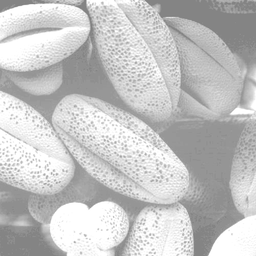
#> input picture lab3/test_images/1_1.tif, 256 x 256 px, shrunk from 500 x 500 before the run, found by its file name; its folder holds 4 pictures in this run
$ python lab3_1.py
#> lines starting #> are read from the running program, lines starting #| are printed output that depends on the picture
### lab3/func.py
import cv2 as cv
import numpy as np
import matplotlib.pyplot as plt


# common
# [4 lines left out: function __pad_image, not called in this run]


def get_image(name):
#> called with name = '1_1'
    img = cv.imread('lab3/test_images/' + name + '.tif')[..., ::-1]
#> img is the input picture: shape (256, 256, 3); min 127, max 255, mean 196.3
    return cv.cvtColor(img, cv.COLOR_BGR2GRAY)

# [11 lines left out: function __base_filter, not called in this run]


# 3.1
__brightness_levels = 256
ref = np.arange(__brightness_levels)


def count_p(img):
    probabilities = {}
    values, counts = np.unique(img, return_counts=True)
    for index, value in np.ndenumerate(values):
        probabilities[value] = counts[index] / img.size
    return probabilities


# [5 lines left out: function histogram, not called in this run]

def equalize(img):
    p = count_p(img)
    t = np.cumsum(np.fromiter(p.values(), dtype='float'), 0) * \
        (__brightness_levels - 1)
    new_p = dict(zip(p.keys(), t))
    return [[new_p[value] for value in row] for row in img]


# 3.2
def __equalize_local(area):
    area_h, area_w = area.shape
    return equalize(area)[area_h][area_h]


def equalize_local(img, area_size):
    return __base_filter(img, area_size, __equalize_local)


# 3.3
# [16 lines left out: functions __flat_filter, __convulate, not called in this run]


def my_2dfilter(img, area_size):
    return __base_filter(img, area_size, __convulate)


# [9 lines left out: function threshold_filter, not called in this run]


# 3.4
def median_filter(img, area_size):
    median = lambda x: np.median(np.concatenate(x), axis=0)
    return __base_filter(img, area_size, median)


# 3.5
def __laplasian(area):
    __coeffs = [[0, 1, 0], [1, -4, 1], [0, 1, 0]]
    return np.sum(np.concatenate(area * __coeffs), axis=0)


def laplasian_filter_3x3(img):
    return __base_filter(img, 3, __laplasian)


def remove_back(img, filtered_img):
    return np.subtract(img, filtered_img)

### lab3/lab3_1.py
import cv2 as cv
import numpy as np
import matplotlib.pyplot as plt

import func

image_count = 4

for i in range(image_count):
    img = func.get_image('1_' + str(i + 1))

    hist = np.zeros(func.ref.size)
    for k, v in func.count_p(img).items():
        hist[k] = v
#> this loop made 129 passes
#> v on passes 1 to 12: 0.000107, 0.000168, 0.00058, 0.00143, 0.00554, 0.047, 0.00475, 0.00314, 0.00278, 0.00281, 0.00261, 0.00266
#> after the loop, hist = 256 values, max 0.0817 at index 255, min 0 at index 0, mean 0.00391

    plt.subplot(image_count, 4, 1 + image_count * i)
    plt.bar(func.ref,  hist)
    plt.subplot(image_count, 4, 2 + image_count * i)
    plt.imshow(img, cmap='gray', vmin=0, vmax=255)

    plt.subplot(image_count, 4, 3 + image_count * i)
    plt.hist(img)
    plt.subplot(image_count, 4, 4 + image_count * i)
    plt.imshow(func.equalize(img), cmap='gray', vmin=0, vmax=255)
#> the loop in count_p (call 2), `for index, value in np.ndenumerate(values):` made 129 passes
#> index on passes 1 to 12: (0,), (1,), (2,), (3,), (4,), (5,), (6,), (7,), (8,), (9,), (10,), (11,)
#> in equalize, `p = count_p(img)`: p = 129 items
#> in equalize, `t = np.cumsum(np.fromiter(p.values(), dtype='float'), 0) * \ (__bright..`: t = 129 values from 0.0272 to 255
#> in equalize, `new_p = dict(zip(p.keys(), t))`: new_p = 129 items

plt.show()
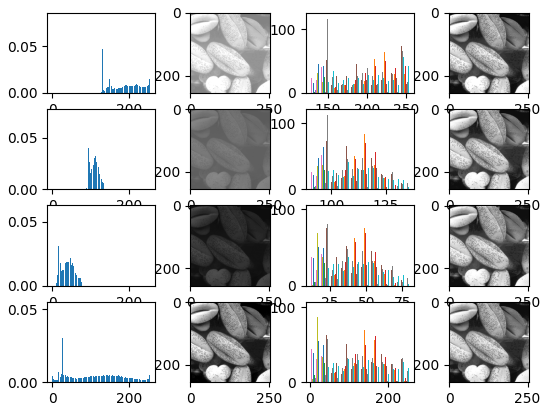
#> figure drawn by matplotlib, 16 panels; panel 1: tallest bar 0.0817 high, from x = 254.6 to 255.4; panel 3: tallest bar 94 high, from x = 243.5 to 243.5; panel 3: tallest bar 91 high, from x = 243.5 to 243.6; panel 3: tallest bar 88 high, from x = 243.6 to 243.6
